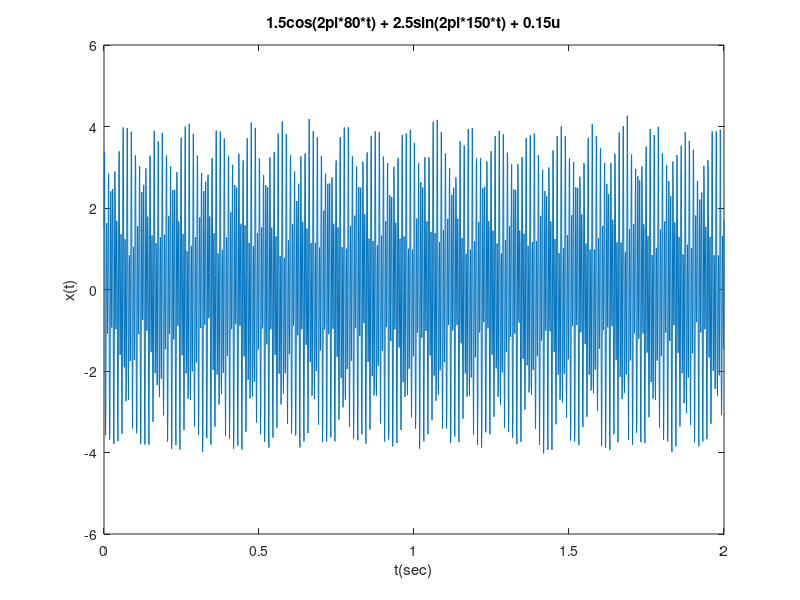

Reproduce this figure in MATLAB.
clear all; close all;

Fs = 1000;
t = [0:1/Fs:2];
u = randn(1,length(t));
x = 1.5*cos(2*pi*80*t) + 2.5*sin(2*pi*150*t) + 0.15*u;

figure
plot(t,x)
xlabel('t(sec)')
ylabel('x(t)')
title('1.5cos(2pi*80*t) + 2.5sin(2pi*150*t) + 0.15u')